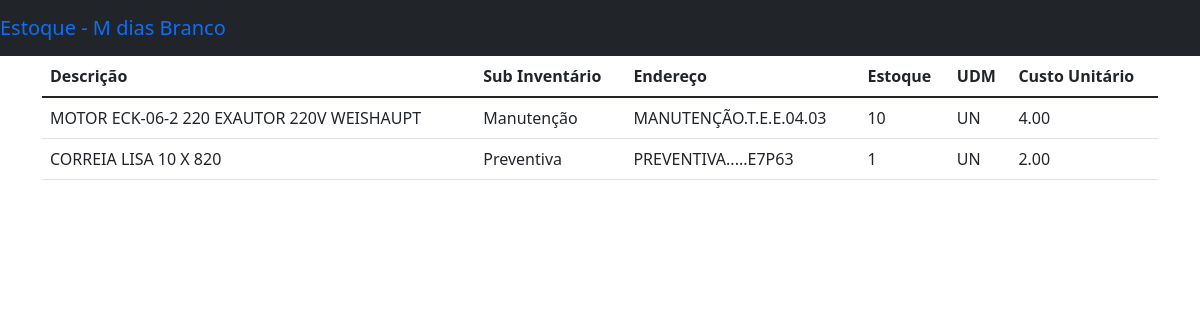
The app's page /web/listar-itens with its own data.
### web/models.py (models this page shows)
class Item(models.Model):
    id = models.IntegerField(null=False, blank=False, primary_key=True)
    descricao = models.CharField(max_length=150, null=False, blank=False)
    subInventario = models.CharField(max_length=10, null=False, blank=False)
    endereco = models.CharField(max_length=60, null=False, blank=True)
    estoque = models.IntegerField(null=False, blank=False)
    udm = models.CharField(max_length=2, null=False, blank=False)
    custoUnitario = models.DecimalField(max_digits=6, decimal_places=2)

### web/views.py (the view)
# urls.py: path('listar-itens', AllItensList.as_view(), name='listar_itens'),
def listar_itens(request):
    itens = Item.objects.all()
    return render(request, 'lista_itens.html', {'itens': itens})

### web/templates/lista_itens.html
{% extends 'base.html' %} {% block conteudo %}
<table class="table">
  <thead>
    <tr>
      <th>Descrição</th>
      <th>Sub Inventário</th>
      <th>Endereço</th>
      <th>Estoque</th>
      <th>UDM</th>
      <th>Custo Unitário</th>
    </tr>
  </thead>
  <tbody>
    {% for iten in itens %}
    <tr>
      <td>{{iten.descricao}}</td>
      <td>{{iten.subInventario}}</td>
      <td>{{iten.endereco}}</td>
      <td>{{iten.estoque}}</td>
      <td>{{iten.udm}}</td>
      <td>{{iten.custoUnitario}}</td>
    </tr>
    {% endfor %}
  </tbody>
</table>
{% endblock conteudo %}

### web/templates/base.html (shortened to what this page needs)
<!DOCTYPE html>
<html lang="en">
  <head>
    <link
      rel="stylesheet"
      href="https://cdn.jsdelivr.net/npm/bootstrap@5.1.3/dist/css/bootstrap.min.css"
    />
  </head>
  <body>
    <nav class="navbar navbar-expand-md navbar-dar bg-dark md-4">
      <a href="#" class="navbar-brand">Estoque - M dias Branco</a>
    </nav>
    <main role="main" class="container">
      {% block conteudo %} {% endblock conteudo %}
    </main>
  </body>
</html>

### records on screen
Item: descricao "MOTOR ECK-06-2 220 EXAUTOR 220V WEISHAUPT", subInventario "Manutenção", endereco "MANUTENÇÃO.T.E.E.04.03", estoque "10", udm "UN", custoUnitario "4.00"
Item: descricao "CORREIA LISA 10 X 820", subInventario "Preventiva", endereco "PREVENTIVA.....E7P63", estoque "1", udm "UN", custoUnitario "2.00"
